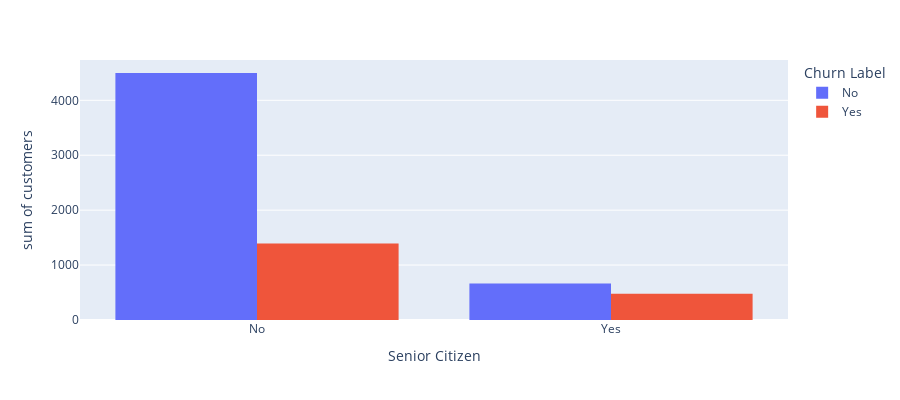

Notebook source saved alongside this figure:
### Code cell
import plotly.express as px
fig = px.histogram(df5, x="Senior Citizen", y="customers",
             color='Churn Label', barmode='group',
             height=400)
fig.show()

### Figure 1 — Plotly figure (JSON) as saved in the notebook; plotly's stock layout.template omitted (floating-point values rounded to 4 significant figures)
{"data": [{"alignmentgroup": "True", "bingroup": "x", "histfunc": "sum", "hovertemplate": "Churn Label=No<br>Senior Citizen=%{x}<br>sum of customers=%{y}<extra></extra>", "legendgroup": "No", "marker": {"color": "#636efa", "pattern": {"shape": ""}}, "name": "No", "offsetgroup": "No", "orientation": "v", "showlegend": true, "type": "histogram", "x": ["No", "Yes"], "xaxis": "x", "y": [4497, 666], "yaxis": "y"}, {"alignmentgroup": "True", "bingroup": "x", "histfunc": "sum", "hovertemplate": "Churn Label=Yes<br>Senior Citizen=%{x}<br>sum of customers=%{y}<extra></extra>", "legendgroup": "Yes", "marker": {"color": "#EF553B", "pattern": {"shape": ""}}, "name": "Yes", "offsetgroup": "Yes", "orientation": "v", "showlegend": true, "type": "histogram", "x": ["No", "Yes"], "xaxis": "x", "y": [1393, 476], "yaxis": "y"}], "layout": {"barmode": "group", "height": 400, "legend": {"title": {"text": "Churn Label"}, "tracegroupgap": 0}, "margin": {"t": 60}, "xaxis": {"anchor": "y", "domain": [0, 1], "title": {"text": "Senior Citizen"}}, "yaxis": {"anchor": "x", "domain": [0, 1], "title": {"text": "sum of customers"}}}}
